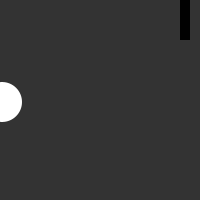
Frame 1 (no input)
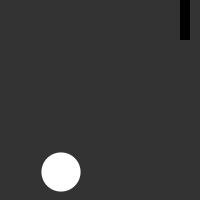
Frame 60 (the mouse pressed at the canvas centre just before this capture)
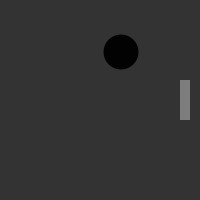
Frame 120 (the mouse held since frame 60 and released just before this capture)

The Processing sketch that drew these frames (run headless with seeded random() and noise(); from frame 60 on, the mouse is pressed at the canvas centre):

// Processing sketch: Pong
// ── Pong.pde
// modified from http://processingjs.org/learning/topic/collision/

// Global variables for the ball

float ball_x;
float ball_y;
float ball_dir = 1;
float diameter; 
float angle = 0;
float ball_size = 5;  // Radius
float dy = 2;  // Direction
boolean Click;


// Global variables for the paddle

int paddle_width = 5;
int paddle_height = 20;
int dist_wall = 15;

void setup(){
  size(200, 200);
  rectMode(RADIUS);
  ellipseMode(RADIUS);
  diameter = 10;
  noStroke();

  smooth();

  ball_y = height/2;
  ball_x = 1;
}



void draw() {

  background(51);  
float d2 = 10 + (sin(angle + PI/2) * diameter/2) + diameter/2;
 // ellipse(width/2, height/2, d2, d2);
  angle += 0.22;
  ball_x += ball_dir * 1.0;
  ball_y += dy;

  // reset game
  if(ball_x > width+ball_size) {
    ball_x = -width/2 - ball_size;
    ball_y = random(0, height);
    dy = 0;
  }

  // Constrain paddle to screen
  float paddle_y = constrain(mouseY, paddle_height, height-paddle_height);

  // Test to see if the ball is touching the paddle
  float py = width-dist_wall-paddle_width-ball_size;

  if(ball_x == py 
     && ball_y > paddle_y - paddle_height - ball_size 
     && ball_y < paddle_y + paddle_height + ball_size) {
    ball_dir *= -1;
    if(mouseY != pmouseY) {
      dy = (mouseY-pmouseY)/2.0;
      dy = constrain(dy, -5, 5);
    }
  } 

  

  // If ball hits paddle or back wall, reverse direction
  if(ball_x < ball_size && ball_dir == -1) {
    ball_dir *= -1;
  }

  // If the ball is touching top or bottom edge, reverse direction
  if(ball_y > height-ball_size) {
    dy = dy * -1;
  }

  if(ball_y < ball_size) {
    dy = dy * -1;
  }

  // Draw ball
  if (Click == true) {
  fill(2);
  ellipse(ball_x, ball_y, d2, d2);
  }else{
fill(255);
ellipse(ball_x, ball_y, d2, d2);
  }
  // Draw the paddle
if (keyPressed && key == ' ') {
rect(width-dist_wall, paddle_y, paddle_width*2, paddle_height);
}else{
  rect(width-dist_wall, paddle_y, paddle_width, paddle_height);

 if (Click == true) {
  fill(125);
  rect(width-dist_wall, paddle_y, paddle_width, paddle_height);
 }else{
   fill(1);
  rect(width-dist_wall, paddle_y, paddle_width, paddle_height);
 }
 }
  
}
void mousePressed () {
    if (Click == true) {Click = false;}
    else {Click = true;}
  }
